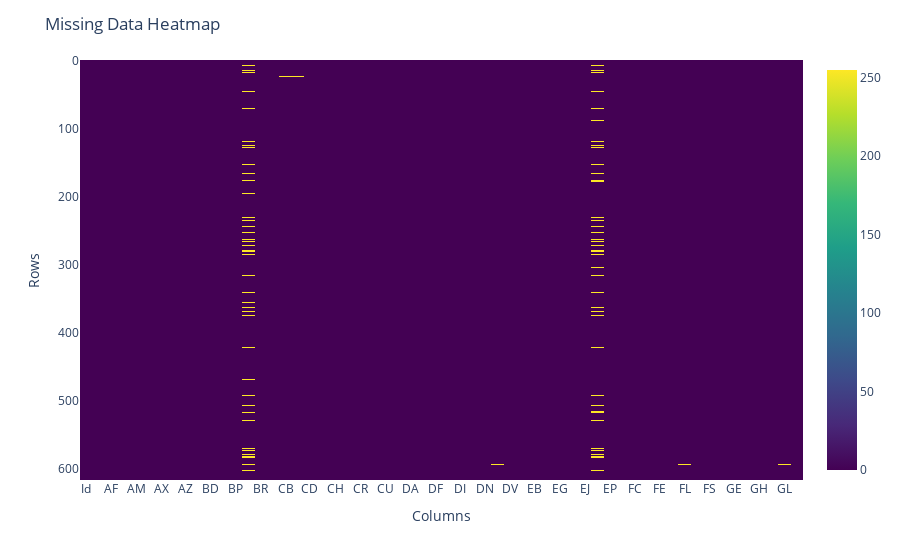

The notebook cell this image was saved under:
### Markdown cell above
# I am going to fill missing values

### Code cell
fig = px.imshow(df.isnull(), color_continuous_scale='Viridis')
fig.update_layout(title='Missing Data Heatmap')
fig.update_xaxes(title='Columns')
fig.update_yaxes(title='Rows')
fig.show()

### Figure 1 — Plotly figure (JSON) as saved in the notebook; plotly's stock layout.template omitted (floating-point values rounded to 4 significant figures; data arrays with more than 128 entries replaced by an {"elided": "..."} marker saying what was removed)
{"data": [{"coloraxis": "coloraxis", "hovertemplate": "x: %{x}<br>y: %{y}<br>color: %{z}<extra></extra>", "name": "0", "type": "heatmap", "x": ["Id", "AB", "AF", "AH", "AM", "AR", "AX", "AY", "AZ", "BC", "BD", "BN", "BP", "BQ", "BR", "BZ", "CB", "CC", "CD ", "CF", "CH", "CL", "CR", "CS", "CU", "CW ", "DA", "DE", "DF", "DH", "DI", "DL", "DN", "DU", "DV", "DY", "EB", "EE", "EG", "EH", "EJ", "EL", "EP", "EU", "FC", "FD ", "FE", "FI", "FL", "FR", "FS", "GB", "GE", "GF", "GH", "GI", "GL", "Class"], "xaxis": "x", "y": {"elided": "617 int values"}, "yaxis": "y", "z": {"elided": "617x58 int values"}}], "layout": {"coloraxis": {"colorscale": [[0, "#440154"], [0.1111, "#482878"], [0.2222, "#3e4989"], [0.3333, "#31688e"], [0.4444, "#26828e"], [0.5556, "#1f9e89"], [0.6667, "#35b779"], [0.7778, "#6ece58"], [0.8889, "#b5de2b"], [1, "#fde725"]]}, "margin": {"t": 60}, "title": {"text": "Missing Data Heatmap"}, "xaxis": {"anchor": "y", "constrain": "domain", "domain": [0, 1], "scaleanchor": "y", "title": {"text": "Columns"}}, "yaxis": {"anchor": "x", "autorange": "reversed", "constrain": "domain", "domain": [0, 1], "title": {"text": "Rows"}}}}
